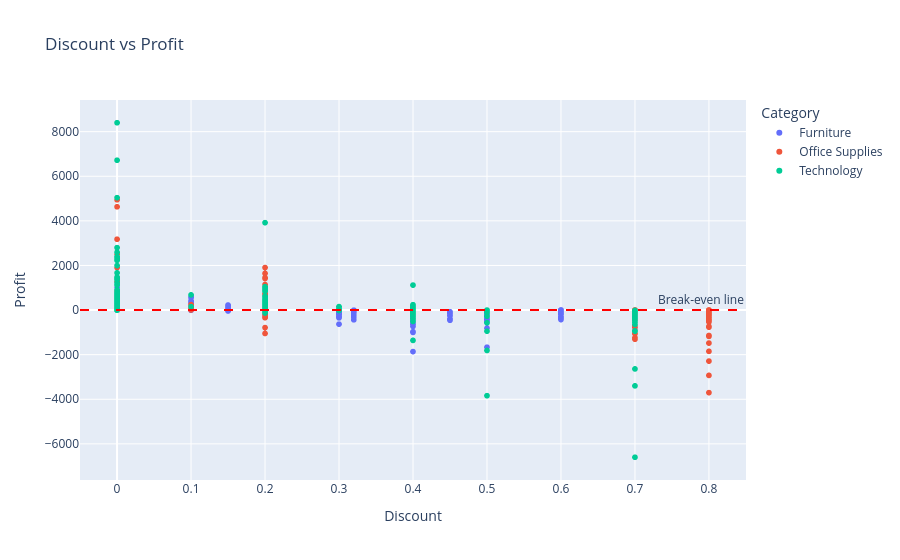

Source (notebook cell):
### Code cell
# Discount va Profit
fig = px.scatter(df, x = 'Discount', y = 'Profit',color = 'Category', hover_data = ['Sub-Category'],title = 'Discount vs Profit')
fig.add_hline(y = 0, line_dash = 'dash',line_color = 'red', annotation_text = 'Break-even line')
fig.show()

### Figure 1 — Plotly figure (JSON) as saved in the notebook; plotly's stock layout.template omitted (floating-point values rounded to 4 significant figures; data arrays with more than 128 entries replaced by an {"elided": "..."} marker saying what was removed)
{"data": [{"customdata": {"elided": "2121x1 str values"}, "hovertemplate": "Category=Furniture<br>Discount=%{x}<br>Profit=%{y}<br>Sub-Category=%{customdata[0]}<extra></extra>", "legendgroup": "Furniture", "marker": {"color": "#636efa", "symbol": "circle"}, "mode": "markers", "name": "Furniture", "showlegend": true, "type": "scattergl", "x": {"elided": "2121 float values"}, "xaxis": "x", "y": {"elided": "2121 float values"}, "yaxis": "y"}, {"customdata": {"elided": "6026x1 str values"}, "hovertemplate": "Category=Office Supplies<br>Discount=%{x}<br>Profit=%{y}<br>Sub-Category=%{customdata[0]}<extra></extra>", "legendgroup": "Office Supplies", "marker": {"color": "#EF553B", "symbol": "circle"}, "mode": "markers", "name": "Office Supplies", "showlegend": true, "type": "scattergl", "x": {"elided": "6026 float values"}, "xaxis": "x", "y": {"elided": "6026 float values"}, "yaxis": "y"}, {"customdata": {"elided": "1847x1 str values"}, "hovertemplate": "Category=Technology<br>Discount=%{x}<br>Profit=%{y}<br>Sub-Category=%{customdata[0]}<extra></extra>", "legendgroup": "Technology", "marker": {"color": "#00cc96", "symbol": "circle"}, "mode": "markers", "name": "Technology", "showlegend": true, "type": "scattergl", "x": {"elided": "1847 float values"}, "xaxis": "x", "y": {"elided": "1847 float values"}, "yaxis": "y"}], "layout": {"annotations": [{"showarrow": false, "text": "Break-even line", "x": 1, "xanchor": "right", "xref": "x domain", "y": 0, "yanchor": "bottom", "yref": "y"}], "legend": {"title": {"text": "Category"}, "tracegroupgap": 0}, "shapes": [{"line": {"color": "red", "dash": "dash"}, "type": "line", "x0": 0, "x1": 1, "xref": "x domain", "y0": 0, "y1": 0, "yref": "y"}], "title": {"text": "Discount vs Profit"}, "xaxis": {"anchor": "y", "domain": [0, 1], "title": {"text": "Discount"}}, "yaxis": {"anchor": "x", "domain": [0, 1], "title": {"text": "Profit"}}}}
